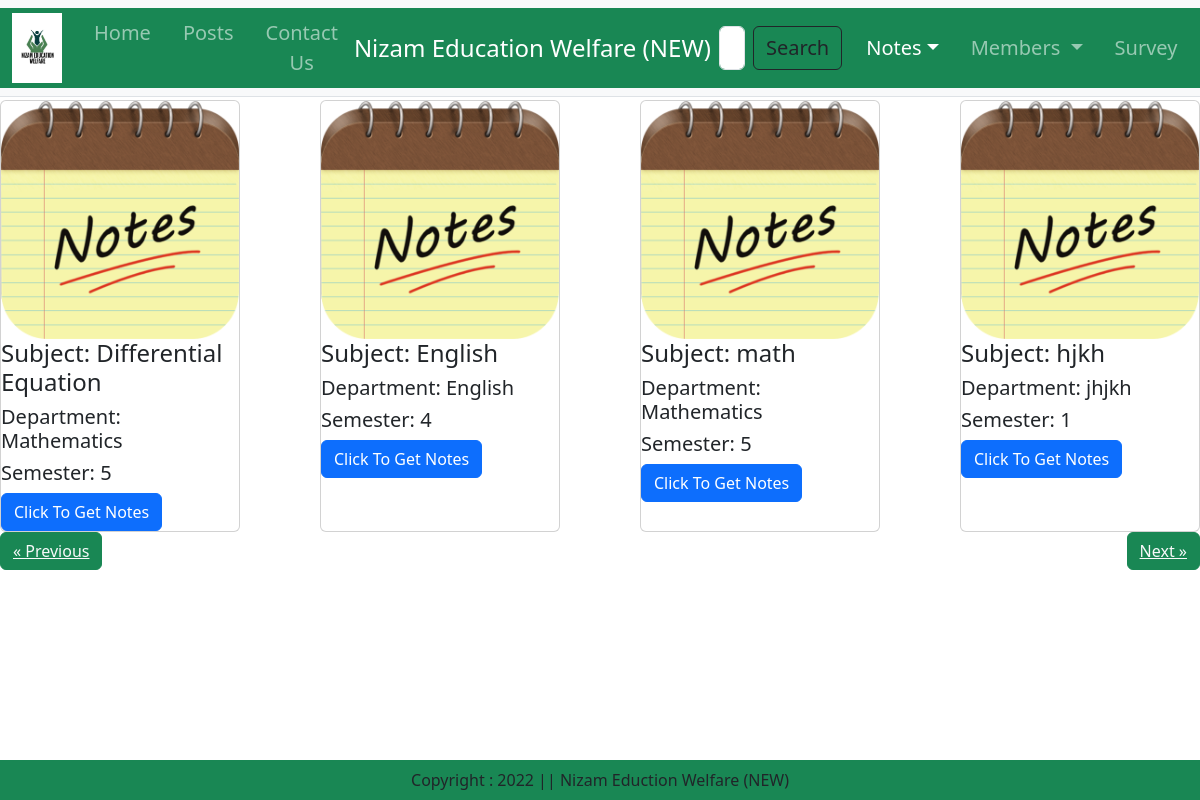
Page /getnotes/ on the committed database.
### nizam/models.py (models this page shows, shortened)
class Notes(models.Model):
    sno = models.AutoField(primary_key = True)
    status = models.BooleanField(default = False)
    name = models.CharField(max_length=40)
    dep = models.CharField(max_length=40)
    year = models.CharField(max_length=40)
    semester =  models.CharField(max_length=40)
    subject = models.CharField(max_length=40)
    teacher = models.CharField(max_length=40)
    phone = models.IntegerField(default = 0, blank = True, null = True)
    file = models.FileField(upload_to='Notes', default='none')
    time = models.DateTimeField(auto_now_add = True)

### nizam/views.py (the view)
# urls.py: path('getnotes/',views.getnotes, name='getnotes'),
def getnotes(request):
    no_of_posts = 10
    page = request.GET.get('page')
    if page is None:
        page = 1
    else:
        page = int(page)
    notes = Notes.objects.filter(status=True)
    length = len(notes)
    notes = notes[(page-1)*no_of_posts:page*no_of_posts]
    if page > 1:
        prev = page -1
    else:
        prev = None
    if page < math.ceil(length/no_of_posts):
        nxt = page + 1
    else:
        nxt = None
    if notes:
        co = {'notes': notes,'prev': prev,'nxt': nxt}
        return render(request, "app/getnotes.html", co)
    else:
        return render(request, "app/no_notes.html")

### nizam/templates/app/getnotes.html (shortened to what this page needs)
{% extends "app/base.html" %}
{% load static %}
{% load cache %}
{% cache 7200  con %}
{% block notesactive %} active {% endblock notesactive %}
{% block body %}
<div class="card-container mt-12vw">
  {% for note in notes %}
  <div class="card" style="max-width: 15rem;">
    <img src="{% static 'app/image/notes.png' %}" class="card-img-top" alt="Image of Notes">
    <div class="card-body">
      <h4 class="card-title">Subject: {{note.subject}}</h4>
      <h5 class="card-title">Department:  {{note.dep}}</h5>
      <h5 class="card-title">Semester: {{note.semester}}</h5>
      <a href="/filenotes/{{note.pk}}" class="btn btn-primary">Click To Get Notes</a>
    </div>
  </div>
  {% endfor %}
</div>
<div class = "my-0 width=400px">
  {% if prev %}
  <button class="btn btn-success"><a class="text-light" href="/getnotes/?page={{prev}}" onmouseover="this.style.textDecoration='underline'" onmouseout="this.style.textDecoration='none'">&laquo; Previous</a></button>
  {% else %}
  <button class="btn btn-success"><a class="text-light" href="#" onmouseover="this.style.textDecoration='underline'" onmouseout="this.style.textDecoration='none'">&laquo; Previous</a></button>
  {% endif %}
  {% if nxt %}
  <button class="btn btn-success float-end"><a class="text-light" href="/getnotes/?page={{nxt}}" onmouseover="this.style.textDecoration='underline'" onmouseout="this.style.textDecoration='none'">Next &raquo;</a></button>
  {% else %}
  <button class="btn btn-success float-end"><a class="text-light" href="#" onmouseover="this.style.textDecoration='underline'" onmouseout="this.style.textDecoration='none'">Next &raquo;</a>
  </button></button>
  {% endif %}
  <br/><br/>
  </div>
{% endblock body %}
{% endcache con %}

### nizam/templates/app/getnotes.html (style rules this page uses)
.card-container { display: flex; flex-wrap: wrap; justify-content: space-between; }
.card { flex: 1 0 calc(25% - 10px); margin-bottom: 0; margin-right: 10px; margin-top: 100px; }
.card:last-child { margin-right: 0; }
.card-body { width: 100%; padding: 0px; }

### rows in the picture
Notes: subject "Differential Equation", dep "Mathematics", semester "5"
Notes: subject "English", dep "English", semester "4"
Notes: subject "math", dep "Mathematics", semester "5"
Notes: subject "hjkh", dep "jhjkh", semester "1"
